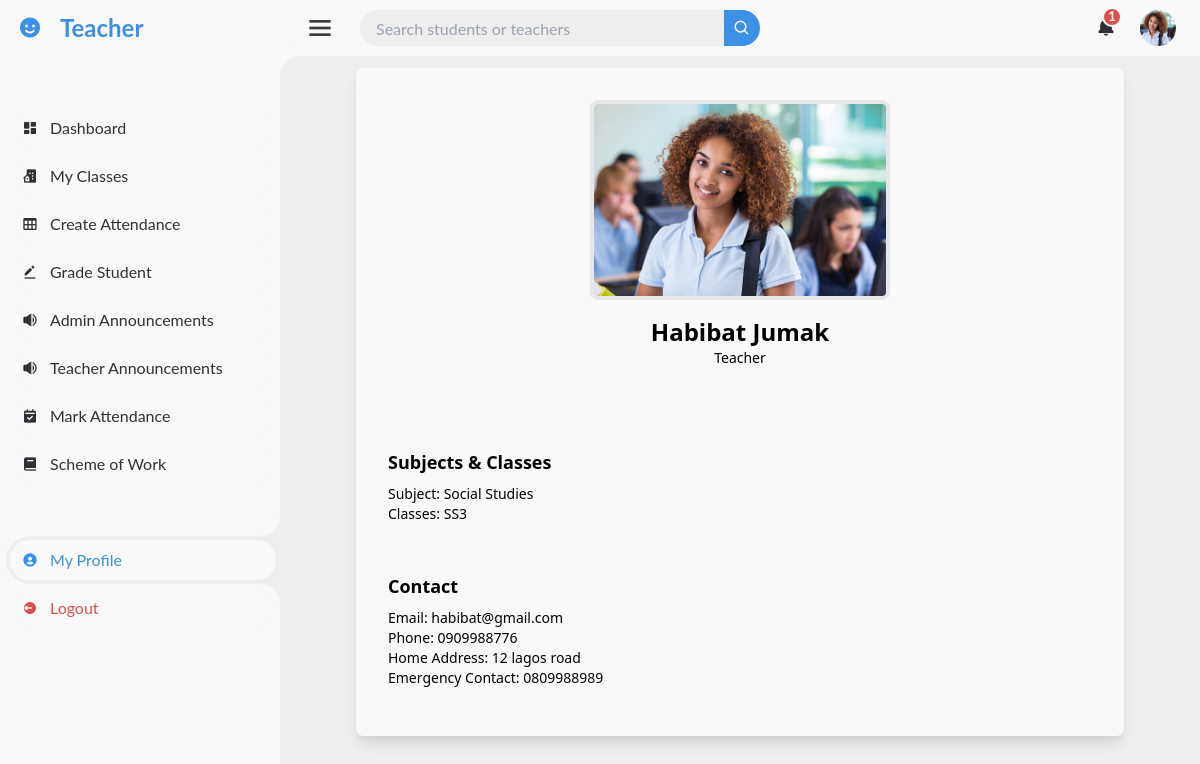
The page /teacher/details/ (signed in) on the database its author committed.
### accounts/models.py (models this page shows, shortened)
class CustomUser(AbstractUser):
    email = models.EmailField(unique=True)
    is_approved = models.BooleanField(default=False)
    is_teacher = models.BooleanField(default=False)
    is_student = models.BooleanField(default=False)
    profile_photo = models.ImageField(upload_to='profile_photo/', default='default.jpg', blank=True, null=True)
    USERNAME_FIELD = 'email'
    REQUIRED_FIELDS = ['first_name', 'last_name']
    objects = CustomUserManager()
    @property
    def role(self):
        if self.is_teacher:
            return "Teacher"
        elif self.is_student:
            return "Student"
        else:
            return "Unassigned"

### administration/models.py (models this page shows, shortened)
class Teacher(models.Model):
    user = models.OneToOneField(User, on_delete=models.CASCADE, related_name='teacher_profile')
    phone_number = models.CharField(max_length=15)
    subject = models.ManyToManyField(Subject, related_name='teachers')
    home_address = models.TextField()
    classes = models.ManyToManyField(Class, related_name='teacher_classes')
    emergency_contact = models.CharField(max_length=100)

### classes/models.py (models this page shows)
class Subject(models.Model):
    name = models.CharField(max_length=100)
    def __str__(self):
        return self.name

class Class(models.Model):
    name = models.CharField(max_length=100)
    subjects = models.ManyToManyField(Subject, related_name='classes')
    def __str__(self):
        return self.name

### teacher/views.py (the view)
# urls.py: path('teacher/details/', views.teacher_details_page, name='teacher_details_page'),
@login_required
def teacher_details_page(request):
    if not request.user.is_teacher:
        return HttpResponseForbidden('You do not have permission to access this page.')
    teacher = request.user.teacher_profile
    return render(request, 'dashboards/all_teacher_pages/teacher_details.html', {'teacher': teacher})

### administration/context_processors.py (called while the page is built)
def notifications(request):
    all_notification, total_notifications = get_admin_notification(request.user)
    return {
        'all_notification': all_notification,
        'total_notifications': total_notifications,
    }

### administration/views.py (called while the page is built, shortened)
def get_admin_notification(user):
    return [], 0

### pages/context_processors.py (called while the page is built)
def notifications(request):
    if request.user.is_authenticated:
        all_notifications, unread_notifications_count = get_user_notifications(request.user)
        return {
            'all_notifications': all_notifications,
            'unread_notifications_count': unread_notifications_count,
        }
    return {
        'all_notifications': [],
        'unread_notifications_count': 0,
    }

### pages/views.py (called while the page is built)
def get_user_notifications(user):
    notifications = Notification.objects.filter(user=user).order_by('-created_at')
    if user.is_student:
        grade_notifications = GradeNotification.objects.filter(recipient=user).order_by('-created_at')
        class_notifications = ClassNotification.objects.filter(user=user).order_by('-created_at')
    else:
        grade_notifications = []
        class_notifications = []
    all_notifications = sorted(
        chain(notifications, grade_notifications, class_notifications),
        key=attrgetter('created_at'),
        reverse=True
    )
    total_unread_count = (
        notifications.filter(is_read=False).count() +
        (grade_notifications.filter(is_read=False).count() if user.is_student else 0) +
        (class_notifications.filter(is_read=False).count() if user.is_student else 0)
    )
    return all_notifications, total_unread_count

### templates/dashboards/all_teacher_pages/teacher_details.html (shortened to what this page needs)
{% extends 'dashboards/all_teacher_pages/base.html' %}
{% load static %}
{% block section %}
<div class="m-3 rounded-lg">
    <section class="bg-background flex flex-col items-center justify-center text-black">
        <div class="bg-card w-full max-w-3xl rounded-lg shadow-lg overflow-hidden">
            <div class="py-8 px-4" style="background-color: #F9F9F9;">
                <a href="{{ teacher.user.profile_photo.url }}" data-lightbox="user-image" data-title="{{ teacher.user.first_name }} {{ teacher.user.last_name }}">
                    <img src="{{ teacher.user.profile_photo.url }}" alt="{{ teacher.user.first_name }} {{ teacher.user.last_name }}" style="height: 200px; width: 300px;" class="rounded-lg mx-auto border-4 border-background" />
                </a>
                <h1 class="text-2xl font-bold text-primary-foreground text-center mt-4">{{ teacher.user.first_name }} {{ teacher.user.last_name }}</h1>
                <p class="text-sm text-primary-foreground text-center">{{ teacher.user.role }}</p>
            </div>
            <div class="p-4" style="background-color: #F9F9F9;">
                <div class="bg-card p-4 rounded-lg my-4">
                    <h2 class="text-lg font-bold">Subjects & Classes</h2>
                    <ul class="text-sm mt-2">
                        <li>Subject: {{ teacher.subject.all|join:", " }}</li>
                        <li>Classes: {{ teacher.classes.all|join:", " }}</li>
                    </ul>
                </div>
                {% if request.user == teacher.user %}
                <div class="bg-card p-4 rounded-lg my-4">
                    <h2 class="text-lg font-bold">Contact</h2>
                    <ul class="text-sm mt-2">
                        <li>Email: {{ teacher.user.email }}</li>
                        <li>Phone: {{ teacher.phone_number }}</li>
                        <li>Home Address: {{ teacher.home_address }}</li>
                        <li>Emergency Contact: {{ teacher.emergency_contact }}</li>
                    </ul>
                </div>
                {% endif %}
            </div>
        </div>
    </section>
</div>
{% endblock %}

### templates/dashboards/all_teacher_pages/base.html (shortened to what this page needs)
{%extends 'dashboards/base.html'%}
{%load static%}
{%block content%}
{% url 'teacher_class_list' as teacher_class_list %}
{% url 'teacher_dashboard' as teacher_dashboard %}
{% url 'select_class_attendance' as select_class_attendance %}
{% url 'grade_student_nav' as grade_student_nav %}
{% url 'annoucements' as annoucements%}
{% url 'teacher_details_page' as teacher_details_page %}
{% url 'Choose_class_to_mark' as Choose_class_to_mark %}
{%url 'scheme_of_work_class' as scheme_of_work_class%}
{%url 'view_teacher_notification' as view_teacher_notification%}
    <section id="sidebar">
        <a href="{{teacher_dashboard}}" class="brand">
            <i class='bx bxs-smile' ></i>
            <span class="text">Teacher</span>
        </a>
        <ul class="side-menu top">
            <li class="{%if request.path == teacher_dashboard%}active{%else%}{%endif%}">
                <a href="{{teacher_dashboard}}">
                    <i class='bx bxs-dashboard' ></i>
                    <span class="text">Dashboard</span>
                </a>
            </li>
            <li class="{%if request.path == teacher_class_list%}active{%else%}{%endif%}">
                <a href="{{teacher_class_list}}">
                    <i class='bx bxs-building-house' ></i>
                    <span class="text">My Classes</span>
                </a>
            </li>
            <li class="{%if request.path == select_class_attendance%}active{%else%}{%endif%}">
                <a href="{% url 'select_class_attendance'%}">
                    <i class='bx bx-table' ></i>
                    <span class="text">Create Attendance</span>
                </a>
            </li>
            <li class="{%if request.path == grade_student_nav%}active{%else%}{%endif%}">
                <a href="{{grade_student_nav}}">
                    <i class='bx bxs-edit-alt'></i>
                    <span class="text">Grade Student</span>
                </a>
            </li>
            <li class="{%if request.path == annoucements%}active{%else%}{%endif%}">
                <a href="{{annoucements}}">
                    <i class='bx bxs-volume-full' ></i>
                    <span class="text">Admin Announcements</span>
                </a>
            </li>
            <li class="{%if request.path == view_teacher_notification%}active{%else%}{%endif%}">
                <a href="{{view_teacher_notification}}">
                    <i class='bx bxs-volume-full' ></i>
                    <span class="text">Teacher Announcements</span>
                </a>
            </li>
            <li class="{%if request.path == Choose_class_to_mark%}active{%else%}{%endif%}">
                <a href="{% url 'Choose_class_to_mark'%}">
                    <i class='bx bxs-calendar-check'></i>
                    <span class="text">Mark Attendance</span>
                </a>
            </li>
            <li class="{% if request.path == scheme_of_work_class %}active{% endif %}">
                <a href="{{scheme_of_work_class}}">
                    <i class='bx bxs-book'></i>
                    <span class="text">Scheme of Work</span>
                </a>
            </li>
        </ul>
    <ul class="side-menu">
        <li class="{%if request.path == teacher_details_page%}active{%endif%}">
            <a href="{%url 'teacher_details_page'%}">
                <i class='bx bxs-user-circle' ></i>
                <span class="text">My Profile</span>
            </a>
        </li>
        <li>
            <a href="{%url 'logout'%}" class="logout">
                <i class='bx bxs-log-out-circle' ></i>
                <span class="text">Logout</span>
            </a>
        </li>
    </ul>
    </section>
    <section id="content">
         <nav>
            <i class='bx bx-menu' style="font-size: 32px; color: rgb(58, 58, 58);"></i>
            <form method="GET" action="{% url 'teacher_search_results_view' %}">
                <div class="form-input">
                    <input type="search" name="query" placeholder="Search students or teachers">
                    <button type="submit" class="search-btn"><i class='bx bx-search'></i></button>
                </div>
            </form>
            <a href="#" class="notification" id="notificationBell">
                <i class='bx bxs-bell'></i>
                <span class="num">{{ unread_notifications_count }}</span>
            </a>
            <a href="{%url 'teacher_details_page'%}" class="profile">
                <img src="{{ request.user.profile_photo.url }}" alt="Profile Photo">
            </a>
         </nav>
        {%block section%}
        {%endblock section%}
    </section>
{%endblock content%}

### static/css/dashboard.css (style rules this page uses)
* { margin: 0; padding: 0; box-sizing: border-box; }
a { text-decoration: none; }
li { list-style: none; }
:root { --poppins: 'Poppins', sans-serif; --lato: 'Lato', sans-serif; --light: #F9F9F9; --blue: #3C91E6; --light-blue: #CFE8FF; --grey: #EEE; --dark-grey: #AAAAAA; --dark: #342E37; --red: #DB504A; --yellow: #FFCE26; --light-yellow: #FFF26C; --orange: #FD7238; --light-orange: #ffc19e; }
html { overflow-x: hidden; }
body { background: var(--grey); }
#sidebar { position: fixed; top: 0; left: 0; width: 280px; height: 100%; background: var(--light); z-index: 1000; font-family: var(--lato); transition: .3s ease; overflow-x: hidden; }
#sidebar .brand { font-size: 24px; font-weight: 700; height: 56px; display: flex; align-items: center; color: var(--blue); }
#sidebar .brand .bx { min-width: 60px; display: flex; justify-content: center; }
#sidebar .side-menu { width: 100%; margin-top: 48px; }
#sidebar .side-menu li { height: 48px; background: transparent; margin-left: 6px; border-radius: 48px 0 0 48px; padding: 4px; }
#sidebar .side-menu li.active { background: var(--grey); position: relative; }
#sidebar .side-menu li.active a { color: var(--blue); }
#sidebar .side-menu li.active::before { content: ''; position: absolute; width: 40px; height: 40px; border-radius: 50%; top: -40px; right: 0; box-shadow: 20px 20px 0 var(--grey); z-index: -1; }
#sidebar .side-menu li.active::after { content: ''; position: absolute; width: 40px; height: 40px; border-radius: 50%; bottom: -40px; right: 0; box-shadow: 20px -20px 0 var(--grey); z-index: -1; }
#sidebar .side-menu li a { width: 100%; height: 100%; background: var(--light); display: flex; align-items: center; border-radius: 48px; font-size: 16px; color: var(--dark); white-space: nowrap; overflow-x: hidden; }
#sidebar .side-menu li a .bx { min-width: calc(60px - ((4px + 6px) * 2)); display: flex; justify-content: center; }
#sidebar .side-menu li .logout { color: var(--red); }
#content { position: relative; width: calc(100% - 280px); left: 280px; transition: .3s ease; }
#content nav { height: 56px; background: var(--light); padding: 0 24px; display: flex; align-items: center; grid-gap: 24px; font-family: var(--lato); position: relative; }
#content nav::before { content: ''; position: absolute; width: 40px; height: 40px; bottom: -40px; left: 0; border-radius: 50%; box-shadow: -20px -20px 0 var(--light); }
#content nav a { color: var(--dark); }
#content nav .bx.bx-menu { cursor: pointer; }
#content nav form { max-width: 400px; width: 100%; margin-right: auto; }
#content nav form .form-input { display: flex; align-items: center; height: 36px; }
#content nav form .form-input input { flex-grow: 1; padding: 0 16px; height: 100%; border: none; background: var(--grey); border-radius: 36px 0 0 36px; outline: none; }
#content nav form .form-input button { width: 36px; height: 100%; display: flex; justify-content: center; align-items: center; background: var(--blue); color: var(--light); font-size: 18px; border: none; outline: none; border-radius: 0 36px 36px 0; cursor: pointer; }
#content nav .notification { font-size: 20px; position: relative; }
#content nav .notification .num { position: absolute; top: -6px; right: -6px; width: 20px; height: 20px; border-radius: 50%; border: 2px solid var(--light); background: var(--red); color: var(--light); font-weight: 700; font-size: 13px; display: flex; justify-content: center; align-items: center; }
#content nav .profile img { width: 36px; height: 36px; object-fit: cover; border-radius: 50%; }

### rows shown on the page
CustomUser: user.profile_photo (picture)
Teacher: user.profile_photo (picture), user.first_name "Habibat", user.last_name "Jumak", user.role "Teacher", subject.all "Social Studies", classes.all "SS3", user.email "habibat@gmail.com", phone_number "0909988776", home_address "12 lagos road", emergency_contact "0809988989"

### other values the page prints
{{ unread_notifications_count }} "1"
